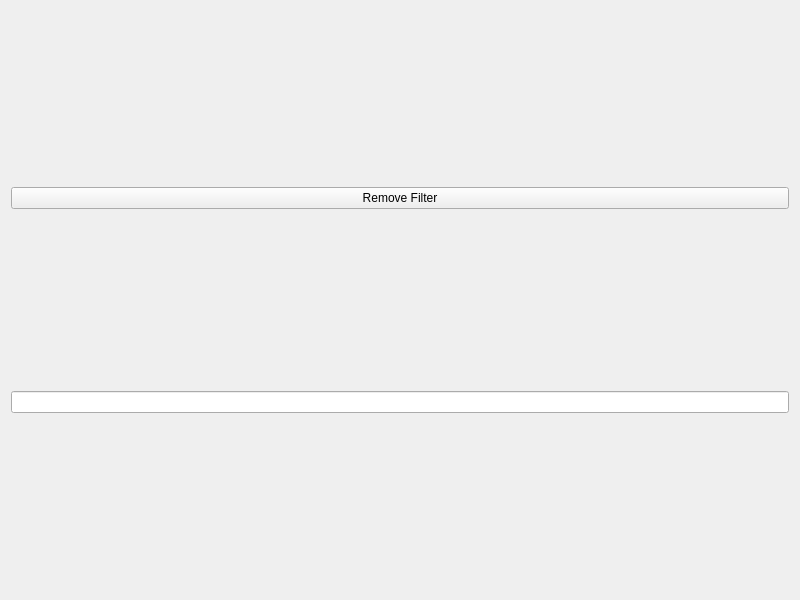
<?xml version="1.0" encoding="UTF-8"?>
<ui version="4.0">
 <class>Widget</class>
 <widget class="QWidget" name="Widget">
  <property name="geometry">
   <rect>
    <x>0</x>
    <y>0</y>
    <width>800</width>
    <height>600</height>
   </rect>
  </property>
  <property name="windowTitle">
   <string>Widget</string>
  </property>
  <layout class="QVBoxLayout" name="verticalLayout">
   <item>
    <widget class="QPushButton" name="pushButton">
     <property name="text">
      <string>Remove Filter</string>
     </property>
    </widget>
   </item>
   <item>
    <widget class="QLineEdit" name="lineEdit"/>
   </item>
  </layout>
 </widget>
 <resources/>
 <connections/>
</ui>
